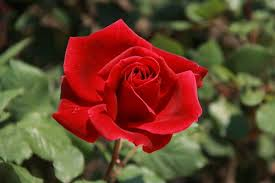
#> input picture ejercicios/Rosa.jpeg, 275 x 183 px
$ python Ejercicio13.py
#> lines starting #> are read from the running program, lines starting #| are printed output that depends on the picture
import cv2
import numpy as np


def extract_orb_features(image_gray, n_features=500):
    # ORB es rápido y eficiente (libre de patentes)
    orb = cv2.ORB_create(nfeatures=n_features)
    keypoints, descriptors = orb.detectAndCompute(image_gray, None)
    return keypoints, descriptors

def extract_sift_features(image_gray):
    # SIFT es más preciso pero más pesado computacionalmente
    sift = cv2.SIFT_create()
    keypoints, descriptors = sift.detectAndCompute(image_gray, None)
    return keypoints, descriptors


def match_descriptors(desc1, desc2, method='ORB'):
    if method == "ORB":
        # Para descriptores binarios como ORB se usa NORM_HAMMING
        matcher = cv2.BFMatcher(cv2.NORM_HAMMING, crossCheck=True)
    elif method == "SIFT":
        # Para SIFT se usa NORM_L2 (distancia euclidiana)
        matcher = cv2.BFMatcher(cv2.NORM_L2, crossCheck=True)
    else:
        raise ValueError("Método no soportado. Usa 'ORB' o 'SIFT'.")

    matches = matcher.match(desc1, desc2)
    # Ordenar por distancia (los mejores matches primero)
    matches = sorted(matches, key=lambda x: x.distance)
    return matches


def compare_images_local(img_path1, img_path2, method='ORB'):
    # Leer imágenes
#> called with img_path1 = 'Rosa.jpeg', img_path2 = 'Tulipan.jpeg', method = 'ORB'
    img1 = cv2.imread(img_path1)
#> img1 is the input picture: shape (183, 275, 3); mean B, G, R 42.7, 65.4, 102.7
    img2 = cv2.imread(img_path2)
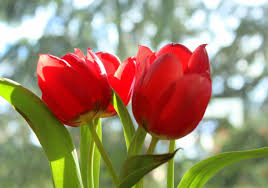
#> input picture ejercicios/Tulipan.jpeg, 268 x 188 px
#> img2 is the input picture: shape (188, 268, 3); mean B, G, R 109.2, 136.5, 157.6

    if img1 is None or img2 is None:
        print("Error: No se pudo cargar una de las imágenes.")
        return None

    # Convertir a escala de grises
    gray1 = cv2.cvtColor(img1, cv2.COLOR_BGR2GRAY)
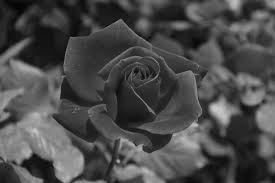
#> gray1: shape (183, 275); min 2, max 203, mean 74
    gray2 = cv2.cvtColor(img2, cv2.COLOR_BGR2GRAY)
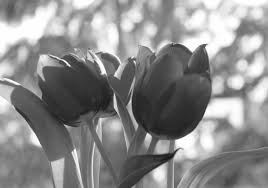
#> gray2: shape (188, 268); min 18, max 255, mean 139.7

    # Extraer según el método seleccionado
    if method == "ORB":
        kp1, desc1 = extract_orb_features(gray1)
#> in extract_orb_features, `keypoints, descriptors = orb.detectAndCompute(image_gray, None)`: keypoints = 347 keypoints; strongest (x, y, size): (211, 107, 53.6), (140, 147, 31), (210, 107, 44.6), (143, 149, 31)
#> kp1 has the same summary as keypoints in extract_orb_features
        kp2, desc2 = extract_orb_features(gray2)
#> in extract_orb_features (call 2), `keypoints, descriptors = orb.detectAndCompute(image_gray, None)`: keypoints = 348 keypoints; strongest (x, y, size): (147, 134, 31), (148, 134, 37.2), (205, 47, 31), (205, 44, 31)
#> kp2 has the same summary as keypoints in extract_orb_features
    elif method == "SIFT":
        kp1, desc1 = extract_sift_features(gray1)
        kp2, desc2 = extract_sift_features(gray2)

    if desc1 is None or desc2 is None:
        print("No se detectaron descriptores en alguna imagen.")
        return None

    # Realizar el matching
    matches = match_descriptors(desc1, desc2, method)
#> in match_descriptors, `matches = matcher.match(desc1, desc2)`: matches = 100 matches
#> matches = 100 matches

    # Calcular distancia promedio como medida de similitud
    avg_distance = np.mean([m.distance for m in matches])
#> avg_distance = 62.4

    return matches, avg_distance, kp1, kp2, img1, img2

img1_path = 'Rosa.jpeg'
img2_path = 'Tulipan.jpeg'

# Ejecutar la comparación
result = compare_images_local(img1_path, img2_path, method="ORB")
#> result = 6 matches

if result:
    matches, avg_dist, kp1, kp2, img1, img2 = result
#> matches = 100 matches; avg_dist = 62.4; kp1 = 347 keypoints; strongest (x, y, size): (211, 107, 53.6), (140, 147, 31), (210, 107, 44.6), (143, 149, 31); kp2 has the same summary as keypoints in extract_orb_features

    print(f"Distancia promedio: {avg_dist:.2f}")
#| Distancia promedio: 62.40
    print(f"Número de matches: {len(matches)}")
#| Número de matches: 100

    # Dibujar las primeras 30 coincidencias
    img_matches = cv2.drawMatches(
        img1, kp1,
        img2, kp2,
        matches[:30], None,
        flags=cv2.DrawMatchesFlags_NOT_DRAW_SINGLE_POINTS
    )
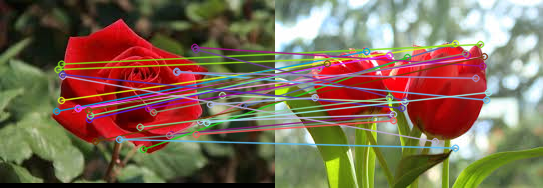
#> img_matches: shape (188, 543, 3); mean B, G, R 84.6, 106.9, 127.6

    # Mostrar resultado
    cv2.imshow("Coincidencias (Matching)", img_matches)
    cv2.waitKey(0)
    cv2.destroyAllWindows()
